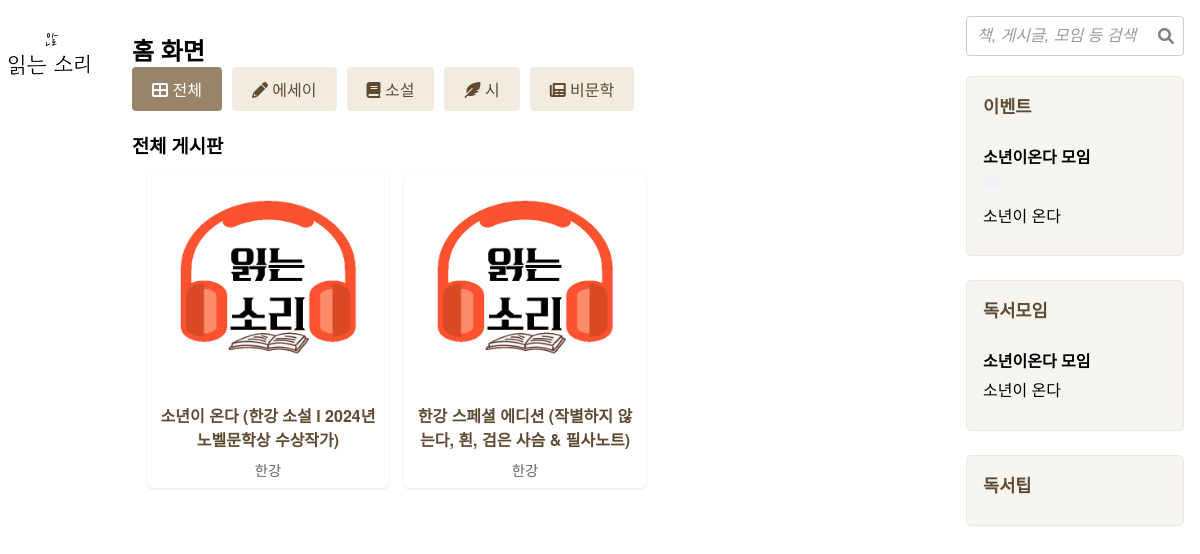
/community/, run on the app's committed database.
### community/models.py (models this page shows, shortened)
class Book(models.Model):
    isbn = models.CharField(
        max_length=20,
        unique=True,
        null=True,
        blank=True,
        verbose_name="ISBN"
    )
    title = models.CharField(max_length=200, verbose_name="책 제목")
    author = models.CharField(max_length=100, blank=True, null=True, verbose_name="저자")
    publisher = models.CharField(max_length=100, blank=True, null=True, verbose_name="출판사")
    pubdate = models.CharField(max_length=20, blank=True, null=True, verbose_name="출판일(문자열)")
    thumbnail_url = models.URLField(blank=True, null=True, verbose_name="썸네일 이미지 URL")
    link = models.URLField(blank=True, null=True, verbose_name="도서 링크")
    genre = models.CharField(                                  # 오른쪽 주석: 변경된 BookGenre 모델을 참조
        max_length=50,
        choices=BookGenre.choices,  # 선택 항목 직접 연결
        default=BookGenre.ESSAY,
        verbose_name="책 장르",
        help_text="책 장르 선택"
    )
    description = models.TextField(blank=True, null=True, verbose_name="책 설명")
    priority = models.PositiveIntegerField(
        default=0,
        null=True,
        blank=True,
        verbose_name='우선순위',
        help_text='낮은 숫자가 더 높은 우선순위를 가집니다 (예: 1이 2보다 높음).'
    )
    created_at = models.DateTimeField(
        default=timezone.now,
        verbose_name="등록일"
    )
    updated_at = models.DateTimeField(auto_now=True, verbose_name="수정일")
    is_active = models.BooleanField(default=True, verbose_name="활성화 여부")
    views = models.PositiveIntegerField(default=0, verbose_name="조회수")
    likes = GenericRelation('Like')  # 좋아요 관계 추가
    comments = GenericRelation('Comment')
    is_recommended = models.BooleanField(
        default=False,
        verbose_name="추천도서 여부",
        help_text="추천도서 페이지 노출 여부"
    )
    recommendation_comment = models.CharField(
        max_length=255,
        blank=True,
        null=True,
        verbose_name="추천 코멘트",
        help_text="추천도서 페이지에 표시될 짧은 설명 (150자 이내)"
    )
    class Meta:
        ordering = ['priority', 'title']  # 우선순위 높은(숫자 낮은) 책부터 정렬 후, 제목 순
        verbose_name = "책"
        verbose_name_plural = "책 목록"

class Post(models.Model):
    title       = models.CharField(max_length=200, verbose_name="제목")
    content     = models.TextField(verbose_name="내용")
    writer      = models.ForeignKey(User, on_delete=models.CASCADE, verbose_name="작성자")
    views       = models.PositiveIntegerField(default=0, verbose_name="조회수")
    postimage_set = GenericRelation(PostImage)
    created_at  = models.DateTimeField(auto_now_add=True, verbose_name="등록일")
    updated_at  = models.DateTimeField(auto_now=True, verbose_name="수정일")
    is_active   = models.BooleanField(default=True, verbose_name="활성화 여부")
    is_pinned   = models.BooleanField(default=False, verbose_name="고정 여부")
    is_deleted  = models.BooleanField(default=False, verbose_name="삭제 여부")
    is_side_bar = models.BooleanField(
        default=False,
        verbose_name="사이드바 노출 여부",
        help_text="게시글을 사이드바에 표시할지 여부를 설정합니다."
    )
    search_vector = SearchVectorField(null=True)                # 검색 기능 추가
    category = models.CharField(
        max_length=50,
        choices=PostCategory.choices,  # 선택 항목 직접 연결
        default=PostCategory.BOOK_POST,
        verbose_name="카테고리",
        help_text="게시글 유형 선택"
    )
    tags        = models.ManyToManyField('PostTag', blank=True, verbose_name="태그")
    likes = GenericRelation('Like')  # 좋아요 관계 추가
    book        = models.ForeignKey(
        'Book',
        on_delete=models.CASCADE,
        null=True,
        blank=True,
        verbose_name="책"
    )
    objects = PostManager()
    class Meta:
        abstract = True
        ordering = ['-is_pinned', '-created_at']
        indexes = [
            GinIndex(fields=['search_vector'])                 # 검색 성능 향상을 위한 인덱스
        ]

class PersonalBookEventPost(Post):
    event_start_date = models.DateTimeField(
        null=True,  # null 허용 ▶ null 허용
        blank=True, # 공백 허용 ▶ 공백 허용
        verbose_name="이벤트 시작일시"  # 이벤트 시작일시 ▶ 읽기 편한 표시
    )
    event_end_date = models.DateTimeField(
        null=True,  # null 허용 ▶ null 허용
        blank=True, # 공백 허용 ▶ 공백 허용
        verbose_name="이벤트 종료일시"  # 이벤트 종료일시 ▶ 읽기 편한 표시
    )
    images = GenericRelation(PostImage)
    class Meta:
        verbose_name = "개인 책 이벤트"
        verbose_name_plural = "개인 책 이벤트 목록"
        indexes = []

class ReadingGroupPost(Post):
    event_date = models.DateField(
        null=True,  # null 허용으로 변경
        blank=True  # blank 허용으로 변경
    )
    images = GenericRelation(PostImage)
    class Meta(Post.Meta):
        verbose_name = "독서 모임 게시글"
        verbose_name_plural = "독서 모임 게시글 목록"

### community/views.py (the view)
# urls.py: path('', views.home_view, name='home'),
def home_view(request):
    essay_books = Book.objects.filter(genre='essay')
    fiction_books = Book.objects.filter(genre='fiction')
    non_fiction_books = Book.objects.filter(genre='non_fiction')
    science_books = Book.objects.filter(genre='science')
    poetry_books = Book.objects.filter(genre='poetry')
    book_content_type = ContentType.objects.get_for_model(Book)
    for book in chain(essay_books, fiction_books, non_fiction_books, science_books, poetry_books):
        book.likes_count = Like.objects.filter(
            content_type=book_content_type,
            object_id=book.id
        ).count()
        book.post_count = (
            book.generalpost_set.count()
            + book.readinggrouppost_set.count()
            + book.readingtippost_set.count()
            + BookReviewEventPost.objects.filter(book=book).count()
            + PersonalBookEventPost.objects.filter(book=book).count()
            + BookTalkEventPost.objects.filter(book=book).count()
        )
    context = {
        **get_common_context(request),
        'books': list(chain(essay_books, fiction_books, non_fiction_books, science_books, poetry_books)),
        'essay_books': essay_books,
        'fiction_books': fiction_books,
        'non_fiction_books': non_fiction_books,
        'science_books': science_books,
        'poetry_books': poetry_books,
    }
    return render(request, "community/index.html", context)

### community/models.py (called while the page is built)
    def get_queryset(self):
        return super().get_queryset().filter(is_deleted=False, is_active=True)

### community/templates/community/index.html (shortened to what this page needs)
{% extends "community/base.html" %}
{% load static %}
{% block content %}
<section class="section active" id="home-section">
  <h2>홈 화면</h2>
  <div class="post-bulletin-nav">
    <button class="btn hover-effect sub-link active" data-subsection="home-full-board">
      <i class="fas fa-th-large"></i> 전체
    </button>
    <button class="btn hover-effect sub-link" data-subsection="home-essay-board">
      <i class="fas fa-pencil-alt"></i> 에세이
    </button>
    <button class="btn hover-effect sub-link" data-subsection="home-novel-board">
      <i class="fas fa-book"></i> 소설
    </button>
    <button class="btn hover-effect sub-link" data-subsection="home-poetry-board">
      <i class="fas fa-feather-alt"></i> 시
    </button>
    <button class="btn hover-effect sub-link" data-subsection="home-nonlit-board">
      <i class="fas fa-newspaper"></i> 비문학
    </button>
  </div>
  <div id="home-board-container">
    <section class="sub-section active" id="home-full-board">
      <h3>전체 게시판</h3>
      <div class="home-grid-container">
        {% for book in books %}
        <div class="home-grid-item"
          data-description="{{ book.description|default:'설명이 없습니다.' }}"
          data-publisher="{{ book.publisher|default:'출판사 정보 없음' }}"
          data-pubdate="{{ book.pubdate|default:'출판일 정보 없음' }}"
          data-isbn="{{ book.isbn|default:'ISBN 정보 없음' }}"
          data-thumbnail="{{ book.thumbnail_url|default_if_none:"{% static 'community/images/book_placeholder.png' %}" }}"
          onclick="showBookPosts('{{ book.isbn }}', '{{ book.title|escapejs }}', this.dataset.thumbnail)">
        <img src="{{ book.thumbnail_url|default_if_none:'{% static "community/images/book_placeholder.png" %}' }}"
            alt="{{ book.title }}"
            class="grid-image">
        <div class="grid-info">
          <h4>{{ book.title }}</h4>
          <p>{{ book.author }}</p>
        </div>
      </div>
      {% endfor %}
      </div>
    </section>
    </section>
{% endblock %}

### community/templates/community/base.html (shortened to what this page needs)
{% load static %}
<!DOCTYPE html>
<html lang="ko">
<head>
  <link rel="stylesheet" href="{% static 'community/css/style.css' %}" />
  <link
    rel="stylesheet"
    href="https://cdnjs.cloudflare.com/ajax/libs/font-awesome/6.0.0-beta3/css/all.min.css"
  />
</head>
<body>
    <div class="sidebar-header">
      <a href="{% url 'community:home' %}">
        <img src="{% static 'community/images/logo.png' %}" alt="읽는소리" class="brand-logo" />
      </a>
    </div>
  <main class="content">
    {% block content %}
    {% endblock %}
  </main>
  <aside class="sidebar right-sidebar">
    <div class="search-container" data-search-url="{% url 'community:search' %}">
      <input type="text" id="search-input" placeholder="책, 게시글, 모임 등 검색" />
      <i class="fas fa-search" id="search-icon"></i>
    </div>
    <div class="sidebar-section">
        <h2>이벤트</h2>
        <div class="event-list">
            {% for event in sidebar.events %}
            <div class="event-item">
                <h4>{{ event.title }}</h4>
                <p class="event-date">{{ event.event_date|date:"Y.m.d" }}</p>
                <p class="event-content">{{ event.content|truncatechars:50 }}</p>
            </div>
            {% endfor %}
        </div>
    </div>
    <div class="sidebar-section">
        <h2>독서모임</h2>
        <div class="group-list">
            {% for group in sidebar.reading_groups %}
            <div class="group-item">
                <h4>{{ group.title }}</h4>
                <p class="group-content">{{ group.content|truncatechars:50 }}</p>
            </div>
            {% endfor %}
        </div>
    </div>
    <div class="sidebar-section">
        <h2>독서팁</h2>
    </div>
  </aside>
</body>
</html>

### community/static/community/css/style.css (style rules this page uses)
* { margin: 0; padding: 0; box-sizing: border-box; }
body { display: flex; min-height: 100vh; justify-content: center; font-family: "Helvetica Neue", Helvetica, Arial, sans-serif; background-color: #ffffff; }
.sidebar { width: 250px; background-color: #F7F5F0; padding: 1rem; border-right: 2px solid #d8c9b7; display: flex; flex-direction: column; justify-content: space-between; transition: width 0.3s ease; overflow-x: hidden; }
.sidebar-header { text-align: center; padding: 0.5rem 0; margin-bottom: 0.5rem; }
.brand-logo { max-width: 100px; height: auto; display: block; margin: 0 auto; background-color: transparent; }
.sidebar.right-sidebar { border-right: none; background-color: #ffffff; display: flex; flex-direction: column; justify-content: flex-start; width: 250px; padding: 1rem; transition: all 0.3s ease; opacity: 1; transform: translateX(0); }
.sidebar-section { background-color: #f7f5f0; border: 1px solid #ece7df; border-radius: 5px; padding: 1rem; margin-bottom: 1.5rem; transition: transform 0.2s; }
.sidebar-section h2 { margin-bottom: 0.8rem; color: #5f4b32; font-size: 1.1rem; font-weight: 600; }
.event-item, .group-item, .tip-item { padding: 0.8rem 0; border-bottom: 1px solid #ece7df; }
.event-item:last-child, .group-item:last-child, .tip-item:last-child { border-bottom: none; }
.event-date, .meeting-time, .tip-category { font-size: 0.85rem; color: #7f6e58; margin: 0.3rem 0; }
.content { flex: 1; padding: 1rem 2rem; display: flex; flex-direction: column; max-width: 1200px; }
.btn { background-color: #5f4b32; color: #fff; border: none; border-radius: 4px; padding: 0.6rem 1rem; cursor: pointer; font-size: 1rem; transition: background-color 0.3s ease; }
.hover-effect { transition: transform 0.2s ease; }
.home-grid-item { position: relative; overflow: hidden; transition: transform 0.3s, box-shadow 0.3s; }
.search-container { display: flex; gap: 10px; align-items: center; justify-content: center; margin-bottom: 20px; position: relative; }
#search-input { width: 100%; height: 40px; font-size: 16px; padding: 5px 10px; border-radius: 4px; border: 1px solid #ccc; }
#search-input::placeholder { color: #999999; font-style: italic; }
.search-container #search-icon { position: absolute; right: 10px; top: 50%; transform: translateY(-50%); color: gray; cursor: pointer; }
.section { display: none; }
.section.active { display: block; }
.sub-section { display: none; }
.sub-section.active { display: block; }
.post-bulletin-nav { display: flex; justify-content: flex-start; align-items: center; gap: 10px; margin-bottom: 20px; }
.post-bulletin-nav .sub-link.active { background-color: #9a8469; color: #ffffff; border: none; }
.post-bulletin-nav .sub-link { background-color: #f2ebe0; color: #5f4b32; border: none; padding: 10px 20px; cursor: pointer; border-radius: 4px; transition: background-color 0.3s ease; }
.home-grid-container { display: grid; grid-template-columns: repeat(4, 1fr); gap: 15px; padding: 15px; }
.home-grid-item { display: flex; flex-direction: column; align-items: center; text-align: center; padding: 8px; background: #ffffff; border-radius: 6px; box-shadow: 0 1px 3px rgba(0,0,0,0.1); transition: transform 0.3s ease; }
.grid-image { width: 90%; height: auto; object-fit: cover; border-radius: 4px; margin-bottom: 10px; }
.grid-info { width: 100%; }
.grid-info h4 { margin: 8px 0; font-size: 1rem; color: #5f4b32; }
.grid-info p { color: #666; font-size: 0.9rem; }
input[type="text"], input[type="password"] { display: block; width: 100%; padding: 8px; border: 1px solid #ddd; border-radius: 4px; }
input::placeholder { color: #999; font-style: italic; }
.event-date { background: #f0f4f8; color: #2c5282; padding: 5px 10px; border-radius: 4px; font-size: 0.9rem; margin: 10px 0; display: inline-block; }
@media (max-width: 1200px) { .home-grid-container { grid-template-columns: repeat(3, 1fr); } }
.search-container { position: relative; }
.search-container input { width: 100%; padding-right: 40px; }

### data on the page
Book: title "소년이 온다 (한강 소설 l 2024년 노벨문학상 수상작가)", author "한강"
Book: title "한강 스페셜 에디션 (작별하지 않는다, 흰, 검은 사슴 & 필사노트)", author "한강"
PersonalBookEventPost: title "소년이온다 모임", content "소년이 온다"
ReadingGroupPost: title "소년이온다 모임", content "소년이 온다"
